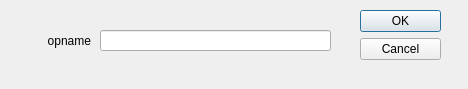
<?xml version="1.0" encoding="UTF-8"?>
<ui version="4.0">
 <class>EditDialog</class>
 <widget class="QDialog" name="EditDialog">
  <property name="geometry">
   <rect>
    <x>0</x>
    <y>0</y>
    <width>468</width>
    <height>89</height>
   </rect>
  </property>
  <property name="windowTitle">
   <string>Dialog</string>
  </property>
  <widget class="QDialogButtonBox" name="buttonBox">
   <property name="geometry">
    <rect>
     <x>360</x>
     <y>10</y>
     <width>81</width>
     <height>241</height>
    </rect>
   </property>
   <property name="orientation">
    <enum>Qt::Vertical</enum>
   </property>
   <property name="standardButtons">
    <set>QDialogButtonBox::Cancel|QDialogButtonBox::Ok</set>
   </property>
  </widget>
  <widget class="QLabel" name="lblOpName">
   <property name="geometry">
    <rect>
     <x>0</x>
     <y>30</y>
     <width>91</width>
     <height>21</height>
    </rect>
   </property>
   <property name="text">
    <string>opname</string>
   </property>
   <property name="alignment">
    <set>Qt::AlignRight|Qt::AlignTrailing|Qt::AlignVCenter</set>
   </property>
  </widget>
  <widget class="QLineEdit" name="editBox">
   <property name="geometry">
    <rect>
     <x>100</x>
     <y>30</y>
     <width>231</width>
     <height>21</height>
    </rect>
   </property>
  </widget>
 </widget>
 <resources/>
 <connections>
  <connection>
   <sender>buttonBox</sender>
   <signal>accepted()</signal>
   <receiver>EditDialog</receiver>
   <slot>accept()</slot>
   <hints>
    <hint type="sourcelabel">
     <x>248</x>
     <y>254</y>
    </hint>
    <hint type="destinationlabel">
     <x>157</x>
     <y>274</y>
    </hint>
   </hints>
  </connection>
  <connection>
   <sender>buttonBox</sender>
   <signal>rejected()</signal>
   <receiver>EditDialog</receiver>
   <slot>reject()</slot>
   <hints>
    <hint type="sourcelabel">
     <x>316</x>
     <y>260</y>
    </hint>
    <hint type="destinationlabel">
     <x>286</x>
     <y>274</y>
    </hint>
   </hints>
  </connection>
 </connections>
</ui>
